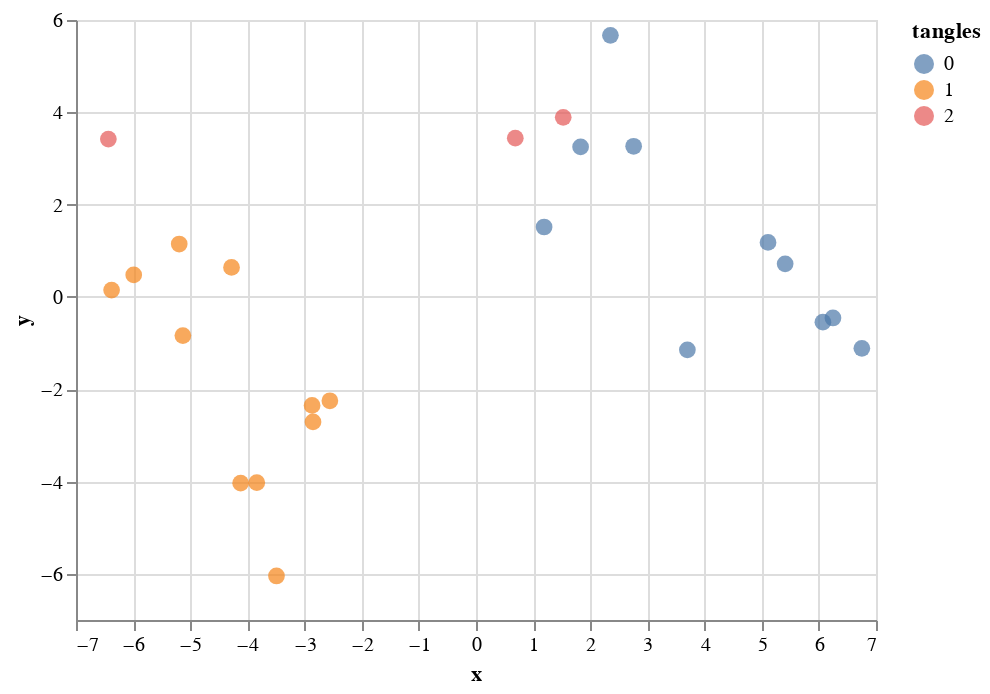
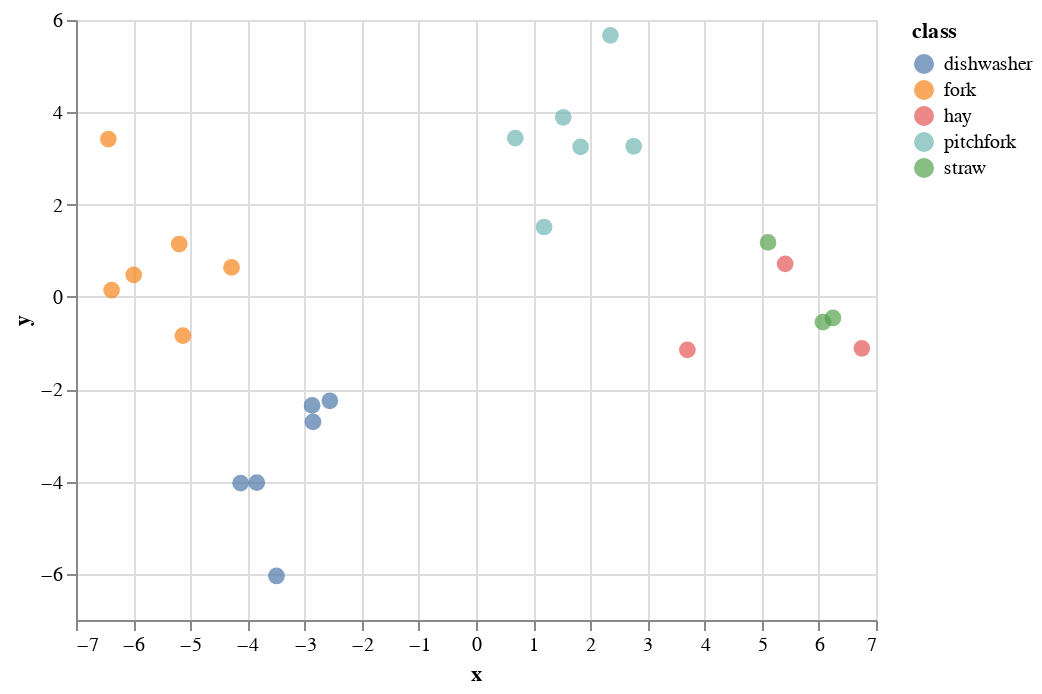

Notebook code for these charts, in order:
### Code cell
xs = df_plot[["x", "y"]].to_numpy()
tp.assignments_different_symbols(xs, tangles_pred)
plt.legend()
save_all(RESULTS_FOLDER, "ines_vp2_odd_thematic_tangles")
tp.assignments_different_symbols(xs, df_plot["class"].to_numpy())
plt.legend()
save_all(RESULTS_FOLDER, "ines_vp2_odd_thematic_classes")
alt.Chart(df_plot).mark_circle(size=70).encode(x="x", y="y", color="tangles:N",tooltip=info_labels).interactive().display()
alt.Chart(df_plot).mark_circle(size=70).encode(x="x", y="y", color="class",tooltip=info_labels).interactive().display()

### Figure 1 — Vega-Lite specification as saved in the notebook (floating-point values rounded to 4 significant figures)
{"config": {"view": {"continuousWidth": 400, "continuousHeight": 300}}, "data": {"name": "data-a83ad4d68431e20cbf895e83bf396978"}, "mark": {"type": "circle", "size": 70}, "encoding": {"color": {"type": "nominal", "field": "tangles"}, "tooltip": [{"type": "nominal", "field": "name"}, {"type": "nominal", "field": "imageset"}, {"type": "nominal", "field": "class"}, {"type": "quantitative", "field": "index"}], "x": {"type": "quantitative", "field": "x"}, "y": {"type": "quantitative", "field": "y"}}, "selection": {"selector001": {"type": "interval", "bind": "scales", "encodings": ["x", "y"]}}, "$schema": "https://vega.github.io/schema/vega-lite/v4.8.1.json", "datasets": {"data-a83ad4d68431e20cbf895e83bf396978": [{"index": 0, "x": -4.118, "y": -4.035, "tangles": 1, "name": "dishwasher_03s.jpg", "imageset": "thematic", "class": "dishwasher"}, {"index": 1, "x": -3.836, "y": -4.022, "tangles": 1, "name": "dishwasher_05s.jpg", "imageset": "thematic", "class": "dishwasher"}, {"index": 2, "x": -2.853, "y": -2.708, "tangles": 1, "name": "dishwasher_07s.jpg", "imageset": "thematic", "class": "dishwasher"}, {"index": 3, "x": -2.869, "y": -2.35, "tangles": 1, "name": "dishwasher_09s.jpg", "imageset": "thematic", "class": "dishwasher"}, {"index": 4, "x": -3.492, "y": -6.046, "tangles": 1, "name": "dishwasher_10n.jpg", "imageset": "thematic", "class": "dishwasher"}, {"index": 5, "x": -2.557, "y": -2.25, "tangles": 1, "name": "dishwasher_12n.jpg", "imageset": "thematic", "class": "dishwasher"}, {"index": 6, "x": -6.434, "y": 3.42, "tangles": 2, "name": "fork_03s.jpg", "imageset": "thematic", "class": "fork"}, {"index": 7, "x": -5.13, "y": -0.8368, "tangles": 1, "name": "fork_05s.jpg", "imageset": "thematic", "class": "fork"}, {"index": 8, "x": -6.377, "y": 0.149, "tangles": 1, "name": "fork_06s.jpg", "imageset": "thematic", "class": "fork"}, {"index": 9, "x": -5.99, "y": 0.4773, "tangles": 1, "name": "fork_many.jpg", "imageset": "thematic", "class": "fork"}, {"index": 10, "x": -5.194, "y": 1.146, "tangles": 1, "name": "fork_plastic_light.jpg", "imageset": "thematic", "class": "fork"}, {"index": 11, "x": -4.278, "y": 0.6391, "tangles": 1, "name": "fork_wood.jpg", "imageset": "thematic", "class": "fork"}, {"index": 12, "x": 3.699, "y": -1.146, "tangles": 0, "name": "hay_02s.jpg", "imageset": "thematic", "class": "hay"}, {"index": 13, "x": 5.41, "y": 0.7163, "tangles": 0, "name": "hay_03s.jpg", "imageset": "thematic", "class": "hay"}, {"index": 14, "x": 6.752, "y": -1.115, "tangles": 0, "name": "hay_10s_cut.jpg", "imageset": "thematic", "class": "hay"}, {"index": 15, "x": 1.192, "y": 1.515, "tangles": 0, "name": "pitchfork_02s.jpg", "imageset": "thematic", "class": "pitchfork"}, {"index": 16, "x": 2.759, "y": 3.264, "tangles": 0, "name": "pitchfork_03s.jpg", "imageset": "thematic", "class": "pitchfork"}, {"index": 17, "x": 2.352, "y": 5.667, "tangles": 0, "name": "pitchfork_04s.jpg", "imageset": "thematic", "class": "pitchfork"}, {"index": 18, "x": 1.526, "y": 3.892, "tangles": 2, "name": "pitchfork_09s.jpg", "imageset": "thematic", "class": "pitchfork"}, {"index": 19, "x": 1.83, "y": 3.25, "tangles": 0, "name": "pitchfork_15s.jpg", "imageset": "thematic", "class": "pitchfork"}, {"index": 20, "x": 0.6876, "y": 3.44, "tangles": 2, "name": "pitchfork_16s.jpg", "imageset": "thematic", "class": "pitchfork"}, {"index": 21, "x": 5.111, "y": 1.18, "tangles": 0, "name": "straw_01.jpg", "imageset": "thematic", "class": "straw"}, {"index": 22, "x": 6.247, "y": -0.4561, "tangles": 0, "name": "straw_02.jpg", "imageset": "thematic", "class": "straw"}, {"index": 23, "x": 6.071, "y": -0.5475, "tangles": 0, "name": "straw_hay_01b.jpg", "imageset": "thematic", "class": "straw"}]}}

### Figure 2 — Vega-Lite specification as saved in the notebook (floating-point values rounded to 4 significant figures)
{"config": {"view": {"continuousWidth": 400, "continuousHeight": 300}}, "data": {"name": "data-a83ad4d68431e20cbf895e83bf396978"}, "mark": {"type": "circle", "size": 70}, "encoding": {"color": {"type": "nominal", "field": "class"}, "tooltip": [{"type": "nominal", "field": "name"}, {"type": "nominal", "field": "imageset"}, {"type": "nominal", "field": "class"}, {"type": "quantitative", "field": "index"}], "x": {"type": "quantitative", "field": "x"}, "y": {"type": "quantitative", "field": "y"}}, "selection": {"selector002": {"type": "interval", "bind": "scales", "encodings": ["x", "y"]}}, "$schema": "https://vega.github.io/schema/vega-lite/v4.8.1.json", "datasets": {"data-a83ad4d68431e20cbf895e83bf396978": [{"index": 0, "x": -4.118, "y": -4.035, "tangles": 1, "name": "dishwasher_03s.jpg", "imageset": "thematic", "class": "dishwasher"}, {"index": 1, "x": -3.836, "y": -4.022, "tangles": 1, "name": "dishwasher_05s.jpg", "imageset": "thematic", "class": "dishwasher"}, {"index": 2, "x": -2.853, "y": -2.708, "tangles": 1, "name": "dishwasher_07s.jpg", "imageset": "thematic", "class": "dishwasher"}, {"index": 3, "x": -2.869, "y": -2.35, "tangles": 1, "name": "dishwasher_09s.jpg", "imageset": "thematic", "class": "dishwasher"}, {"index": 4, "x": -3.492, "y": -6.046, "tangles": 1, "name": "dishwasher_10n.jpg", "imageset": "thematic", "class": "dishwasher"}, {"index": 5, "x": -2.557, "y": -2.25, "tangles": 1, "name": "dishwasher_12n.jpg", "imageset": "thematic", "class": "dishwasher"}, {"index": 6, "x": -6.434, "y": 3.42, "tangles": 2, "name": "fork_03s.jpg", "imageset": "thematic", "class": "fork"}, {"index": 7, "x": -5.13, "y": -0.8368, "tangles": 1, "name": "fork_05s.jpg", "imageset": "thematic", "class": "fork"}, {"index": 8, "x": -6.377, "y": 0.149, "tangles": 1, "name": "fork_06s.jpg", "imageset": "thematic", "class": "fork"}, {"index": 9, "x": -5.99, "y": 0.4773, "tangles": 1, "name": "fork_many.jpg", "imageset": "thematic", "class": "fork"}, {"index": 10, "x": -5.194, "y": 1.146, "tangles": 1, "name": "fork_plastic_light.jpg", "imageset": "thematic", "class": "fork"}, {"index": 11, "x": -4.278, "y": 0.6391, "tangles": 1, "name": "fork_wood.jpg", "imageset": "thematic", "class": "fork"}, {"index": 12, "x": 3.699, "y": -1.146, "tangles": 0, "name": "hay_02s.jpg", "imageset": "thematic", "class": "hay"}, {"index": 13, "x": 5.41, "y": 0.7163, "tangles": 0, "name": "hay_03s.jpg", "imageset": "thematic", "class": "hay"}, {"index": 14, "x": 6.752, "y": -1.115, "tangles": 0, "name": "hay_10s_cut.jpg", "imageset": "thematic", "class": "hay"}, {"index": 15, "x": 1.192, "y": 1.515, "tangles": 0, "name": "pitchfork_02s.jpg", "imageset": "thematic", "class": "pitchfork"}, {"index": 16, "x": 2.759, "y": 3.264, "tangles": 0, "name": "pitchfork_03s.jpg", "imageset": "thematic", "class": "pitchfork"}, {"index": 17, "x": 2.352, "y": 5.667, "tangles": 0, "name": "pitchfork_04s.jpg", "imageset": "thematic", "class": "pitchfork"}, {"index": 18, "x": 1.526, "y": 3.892, "tangles": 2, "name": "pitchfork_09s.jpg", "imageset": "thematic", "class": "pitchfork"}, {"index": 19, "x": 1.83, "y": 3.25, "tangles": 0, "name": "pitchfork_15s.jpg", "imageset": "thematic", "class": "pitchfork"}, {"index": 20, "x": 0.6876, "y": 3.44, "tangles": 2, "name": "pitchfork_16s.jpg", "imageset": "thematic", "class": "pitchfork"}, {"index": 21, "x": 5.111, "y": 1.18, "tangles": 0, "name": "straw_01.jpg", "imageset": "thematic", "class": "straw"}, {"index": 22, "x": 6.247, "y": -0.4561, "tangles": 0, "name": "straw_02.jpg", "imageset": "thematic", "class": "straw"}, {"index": 23, "x": 6.071, "y": -0.5475, "tangles": 0, "name": "straw_hay_01b.jpg", "imageset": "thematic", "class": "straw"}]}}
